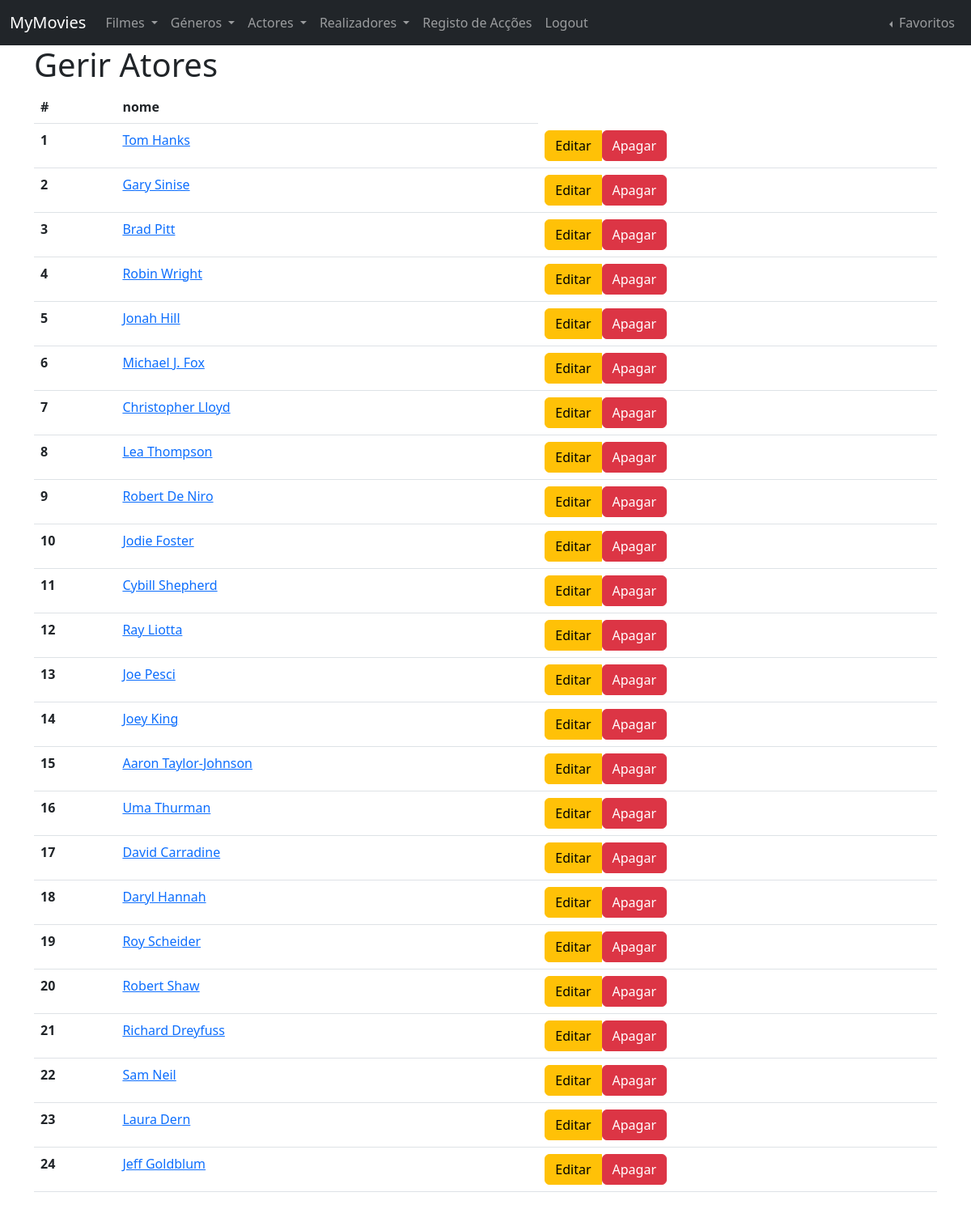
Page /admin/atores (signed in) on the earlier database version.
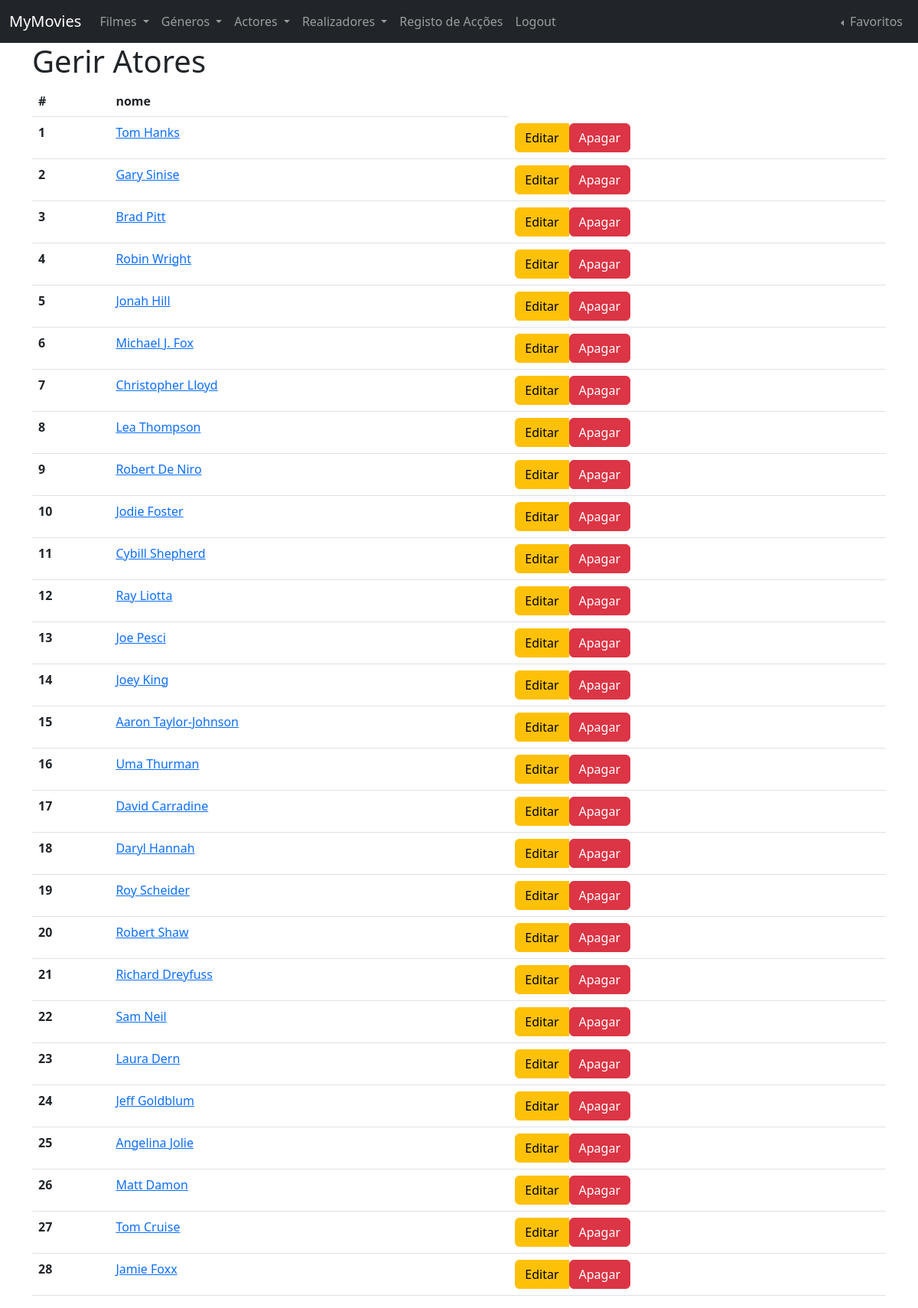
Same page on the later database version.
### tables this page shows
CREATE TABLE actor (
    id BIGINT UNSIGNED NOT NULL AUTO_INCREMENT,
    name VARCHAR(255) NOT NULL,
    PRIMARY KEY (id)
);

### routes.php (called while the page is built, shortened)
<?php
$router->get('', function () {
    require 'controllers/menu.php';
});
$router->get('filmes', function () {
    require 'controllers/movies/movies.list.php';
});
$router->get('filmes/(\d+)', function ($id) {
    require "controllers/movies/movies.show.php";
});
$router->post('filmes', function () {
    require 'controllers/movies/movies.add.php';
});
$router->get('atores', function () {
    require 'controllers/actors/actors.list.php';
});
$router->get('atores/(\d+)', function ($id) {
    require "controllers/actors/actors.show.php";
});
$router->post('atores', function () {
    require 'controllers/actors/actors.add.php';
});
$router->get('generos', function () {
    require 'controllers/genres/genres.list.php';
});
$router->get('generos/(\d+)', function ($id) {
    require 'controllers/genres/genres.show.php';
});
$router->post('generos', function () {
    require 'controllers/genres/genres.add.php';
});
$router->get('realizadores', function () {
    require 'controllers/directors/directors.list.php';
});
$router->get('realizadores/(\d+)', function ($id) {
    require 'controllers/directors/directors.show.php';
});
$router->post('realizadores', function () {
    require 'controllers/directors/directors.add.php';
});
$router->get('admin/filmes', function () {
    require 'controllers/admin/movies.index.php';
});
$router->patch('filmes/(\d+)', function ($id) {
    require "controllers/admin/filmes.edit.php";
});
$router->get('admin/generos', function () {
    require 'controllers/admin/genres.index.php';
});
$router->patch('generos/(\d+)', function ($id) {
    require "controllers/admin/genres.edit.php";
});
$router->get('admin/atores', function () {
    require 'controllers/admin/actors.index.php';
});

### index.php (called while the page is built, shortened)
<?php
$router = Router::setFromFile('routes.php');
preg_match('/^([^:\/]+[s]?):\/\/([^\/]*)\/(.*)$/', Config::APPURL, $matches);
if (!isset($matches[3])) {
    $realURI = trim($_SERVER['REQUEST_URI'], '/');
} else {
    $baseConfigURL = $matches[3];
    $realURI = substr(trim($_SERVER['REQUEST_URI'], '/'), strlen($baseConfigURL) + 1);
}
try {
    $router->direct(
        $realURI,
        isset($_POST['_method']) ? $_POST['_method'] : $_SERVER['REQUEST_METHOD']
    );
} catch (Exception $e) {
    header('HTTP/1.1 404 Not Found', true, 404);
    echo "404 Not Found";
}
function route($uri)
{
    return Config::APPURL . '/' . $uri;
}

### src/Session.php (called while the page is built, shortened)
<?php
class Session
{
    public static function get($key)
    {
        if (isset($_SESSION[$key])) {
            return $_SESSION[$key];
        } else {
            return false;
        }
    }
}

### src/Database/QueryBuilder.php (called while the page is built, shortened)
<?php
class QueryBuilder
{
    public function __construct(PDO $pdo)
    {
        $this->pdo = $pdo;
    }
    public function getAll($table, $class = "StdClass")
    {
        $stmt = $this->pdo->prepare("SELECT * FROM $table");
        $stmt->execute();
        return $stmt->fetchAll(PDO::FETCH_CLASS, $class);
    }
}

### views/admin/actors.index.php (the view, shortened to what the changed rows need)
<!DOCTYPE html>
<html lang="en">
<head>
    <link href="https://cdn.jsdelivr.net/npm/bootstrap@5.2.2/dist/css/bootstrap.min.css" rel="stylesheet">
</head>
<body>
    <?php require 'views/navbar.php'; ?>
    <div class="container">
        <h1>Gerir Atores</h1>
        <table class="table">
            <thead>
                <tr>
                    <th scope="col">#</th>
                    <th scope="col">nome</th>
                </tr>
            </thead>
            <tbody>
                <?php foreach ($actors as $actor) : ?>
                    <tr>
                        <th scope="row"><?php echo $actor->id; ?></th>
                        <td> <a href="<?php echo route('atores/' . $actor->id); ?>">
                                <?php echo $actor->name; ?> </a>
                        </td>
                        <td>
                            <div class="btn-group" role="group" >
                                <a class="btn btn-warning" href="<?php echo route('admin/atores/' . $actor->id . '/editar'); ?>" role="button">Editar</a>
                                <form action="<?php echo route('admin/atores/' . $actor->id); ?>" method="POST">
                                    <button type="submit" class="btn btn-danger">Apagar</button>
                                </form>
                            </div>
                        </td>
                    </tr>
                <?php endforeach ?>
            </tbody>
        </table>
    </div>
</body>
</html>

### src/Router.php (shortened to what the changed rows need)
<?php
class Router
{
    protected $routes = [];
    public function get($uri, $callback)
    {
        $this->routes['GET'][$uri] = $callback;
    }
    public function post($uri, $callback)
    {
        $this->routes['POST'][$uri] = $callback;
    }
    public function delete($uri, $callback)
    {
        $this->routes['DELETE'][$uri] = $callback;
    }
    public function patch($uri, $callback)
    {
        $this->routes['PATCH'][$uri] = $callback;
    }
    public function direct($uri, $method)
    {
        if (!empty($this->routes[$method])) {
            foreach ($this->routes[$method] as $route => $callback) {
                $route = '/^' . str_replace('/', '\/', $route) . '$/';
                if (preg_match($route, $uri, $params)) {
                    array_shift($params);
                    return call_user_func_array($callback, array_values($params));
                }
            }
        }
        throw new Exception('No route found');
    }
}

### views/navbar.php (shortened to what the changed rows need)
<nav class="navbar navbar-expand-sm navbar-dark bg-dark" aria-label="Third navbar example">
    <div class="container-fluid">
        <a class="navbar-brand" href="<?php echo route(''); ?>">MyMovies</a>
        <div class="collapse navbar-collapse justify-content-between" id="navbarsExample03">
            <ul class="navbar-nav me-auto mb-2 mb-sm-0">
                <?php if ($login == true && $username == 'admin') : ?>
                    <li class="nav-item dropdown">
                        <a class="nav-link dropdown-toggle" href="#" role="button" data-bs-toggle="dropdown" aria-expanded="false">
                            Filmes
                        </a>
                    </li>
                    <li class="nav-item dropdown">
                        <a class="nav-link dropdown-toggle" href="#" role="button" data-bs-toggle="dropdown" aria-expanded="false">
                            Géneros
                        </a>
                    </li>
                    <li class="nav-item dropdown">
                        <a class="nav-link dropdown-toggle" href="#" role="button" data-bs-toggle="dropdown" aria-expanded="false">
                            Actores
                        </a>
                    </li>
                    <li class="nav-item dropdown">
                        <a class="nav-link dropdown-toggle" href="#" role="button" data-bs-toggle="dropdown" aria-expanded="false">
                            Realizadores
                        </a>
                    </li>
                    <li class="nav-item">
                        <a class="nav-link" href="<?php echo route('status'); ?>">Registo de Acções</a>
                    </li>
                    <li class="nav-item">
                        <a class="nav-link" href="<?php echo route('logout'); ?>">Logout</a>
                    </li>
                <?php endif ?>
            </ul>
            <div id="x" class="navbar-nav">
                <ul class="navbar-nav me-auto mb-2 mb-sm-0 dropstart">
                    <li class="nav-item dropdown">
                        <a class="nav-link dropdown-toggle" href="#" role="button" data-bs-toggle="dropdown" aria-expanded="false">
                            Favoritos
                        </a>
                        </li>
                    </ul>
                </div>
        </div>
    </div>
</nav>

Differences in the rows shown:
added actor: id "25", name "Angelina Jolie"
added actor: id "26", name "Matt Damon"
added actor: id "27", name "Tom Cruise"
added actor: id "28", name "Jamie Foxx"
